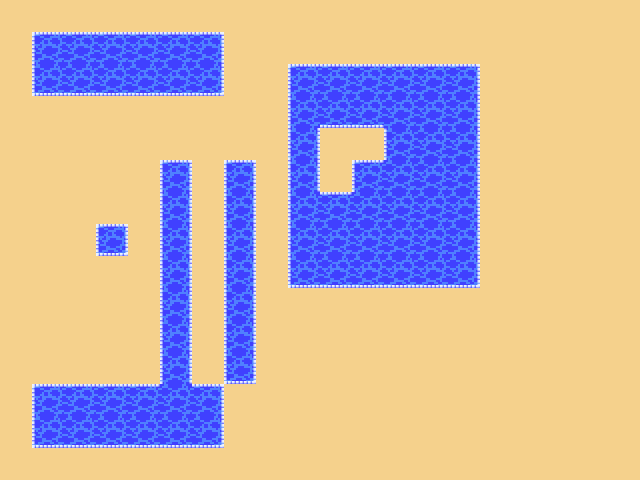
#> input picture report-assets/qa_wave2/2026-11-19T15-46-28/synth_all_2026-11-19T15-46-28.png, 640 x 480 px, found by its file name
$ python zoom_blindspots.py
#> lines starting #> are read from the running program, lines starting #| are printed output that depends on the picture
#!/usr/bin/env python3
"""放大 synth 盲区：孤立水格四角、L形凹角；并排原作浪花。"""
import os
from PIL import Image, ImageDraw

BASE2 = "/Users/l/game/report-assets/qa_wave2/2026-11-19T15-46-28"
OUT = "/Users/l/game/report-assets/qa_wave2/2026-11-19T15-45-25/zoom"
im = Image.open(os.path.join(BASE2, "synth_all_2026-11-19T15-46-28.png")).convert("RGBA")
#> im is the input picture: PIL image 640x480 RGBA; mean R, G, B, A 202.8, 180.8, 169.9, 255

def zoom(box, name, scale):
#> called with box = (88, 216, 136, 264), name = 'synth_isolated_cell.png', scale = 10
    c = im.crop(box)
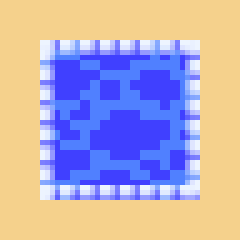
#> c: PIL image 48x48 RGBA (shown 5 times larger); mean R, G, B, A 183.7, 171.3, 191.1, 255
    c = c.resize((c.width * scale, c.height * scale), Image.NEAREST)
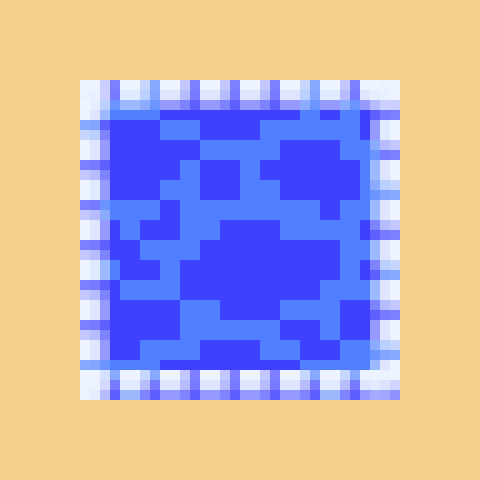
#> c: PIL image 480x480 RGBA; mean R, G, B, A 183.7, 171.3, 191.1, 255
    p = os.path.join(OUT, name)
    c.save(p)
    return p

paths = []
# 单格孤立水格 (x=3*32=96,y=7*32=224) 32x32 + 周边
paths.append(zoom((88, 216, 136, 264), "synth_isolated_cell.png", 10))
# L形凹角：右侧大块挖去的缺口。大块 col9..14 => x288..480, row2..8 => y64..288
# L陆地 (10,4)(10,5)(11,4) => x320..384, y128..192
paths.append(zoom((304, 112, 400, 208), "synth_L_corner.png", 8))
#> call 2 of zoom, with box = (304, 112, 400, 208), name = 'synth_L_corner.png', scale = 8
#> in zoom (call 2), `c = im.crop(box)`:
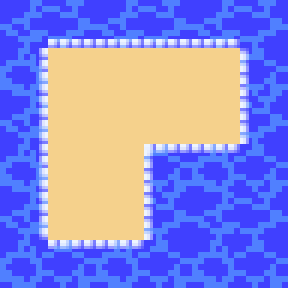
#> c: PIL image 96x96 RGBA (shown 3 times larger); mean R, G, B, A 137.1, 137.1, 216.7, 255
#> in zoom (call 2), `c = c.resize((c.width * scale, c.height * scale), Image.NEAREST)`:
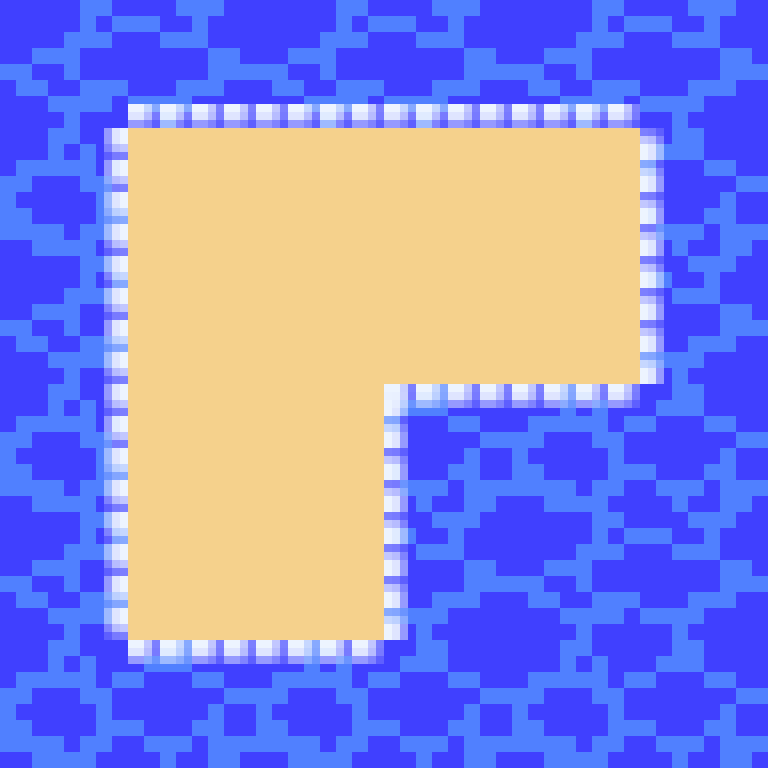
#> c: PIL image 768x768 RGBA; mean R, G, B, A 137.1, 137.1, 216.7, 255
# 竖条陆地 col6 => x192..224, row5..11 => y160..384。取中段
paths.append(zoom((176, 224, 256, 320), "synth_vertical_strip.png", 8))
#> call 3 of zoom, with box = (176, 224, 256, 320), name = 'synth_vertical_strip.png', scale = 8
#> in zoom (call 3), `c = im.crop(box)`:
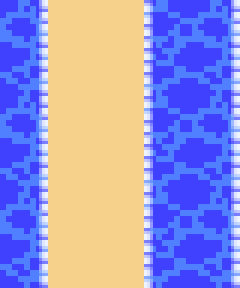
#> c: PIL image 80x96 RGBA (shown 3 times larger); mean R, G, B, A 152, 148.5, 209, 255
#> in zoom (call 3), `c = c.resize((c.width * scale, c.height * scale), Image.NEAREST)`:
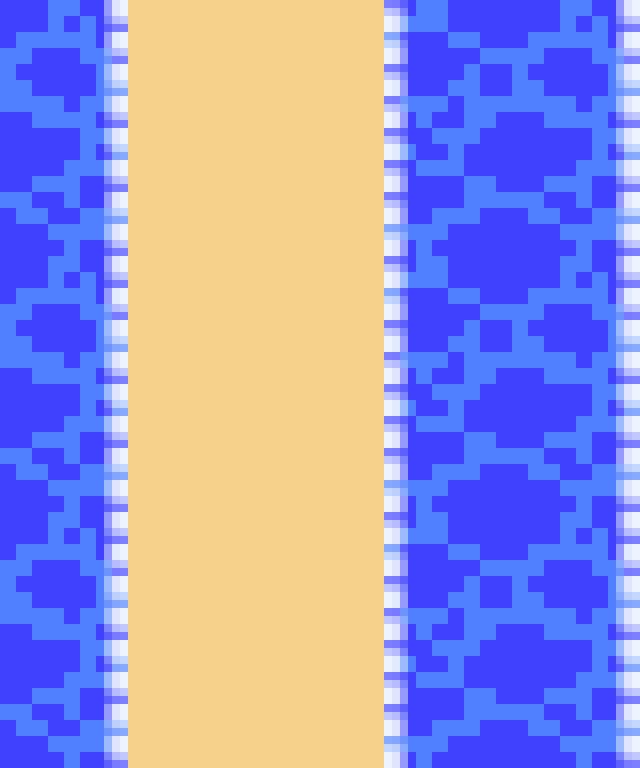
#> c: PIL image 640x768 RGBA; mean R, G, B, A 152, 148.5, 209, 255

# 原作浪花：QQ 竖图 620x1170，水在左，右侧是地面，竖边浪花在 x≈? 先全图缩略 + 边界带放大
#> (the run stopped early here; a loop or call above may not have finished)
